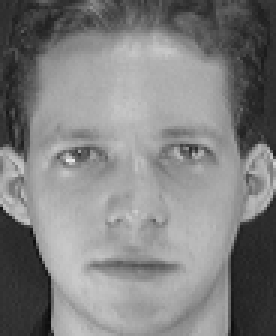
#> input picture hw2_Face.pbm, 92 x 112 px (shown 3 times larger)
$ python 'hw2_2(1).py'
#> lines starting #> are read from the running program, lines starting #| are printed output that depends on the picture
import numpy as np
import matplotlib.pyplot as plt
from sklearn.decomposition import PCA
import cv2

# 1. Load the specific PBM image
# Ensure 'hw2_Face.pbm' is in the same folder as your script
img = cv2.imread('hw2_Face.pbm', cv2.IMREAD_GRAYSCALE)
#> img is the input picture: shape (112, 92); min 11, max 234, mean 128.3

if img is None:
    print("Error: Could not find 'hw2_Face.pbm'. Check the file path.")
else:
    n_components_list = [2, 5, 10]

    # Setup plotting: 1 row for original, plus 3 for the reconstructions
    plt.figure(figsize=(12, 8))

    # Show Original
    plt.subplot(2, 2, 1)
    plt.imshow(img, cmap='gray')
    plt.title("Original Image")
    plt.axis('off')

    # 2. Loop through components and reconstruct
    for i, n in enumerate(n_components_list):
        pca = PCA(n_components=n)

        # PCA identifies the most important "column patterns"
        img_transformed = pca.fit_transform(img)
        img_reconstructed = pca.inverse_transform(img_transformed)

        # Subplot positioning
        plt.subplot(2, 2, i + 2)
        plt.imshow(img_reconstructed, cmap='gray')
        plt.title(f"PCA Reconstruction ({n} PCs)")
        plt.axis('off')

        # Accessing Eigenvalues and Eigenvectors for the assignment
        print(f"Components: {n}")
        print(f"Top Eigenvalue (Variance): {pca.explained_variance_[0]:.2f}")
#> this loop made 3 passes
#> pass 1, `img_reconstructed = pca.inverse_transform(img_transformed)`:
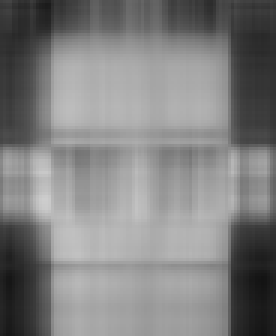
#> img_reconstructed: shape (112, 92) float64 (shown 3 times larger); min 19.23, max 205.6, mean 128.3
#> pass 2, `img_reconstructed = pca.inverse_transform(img_transformed)`:
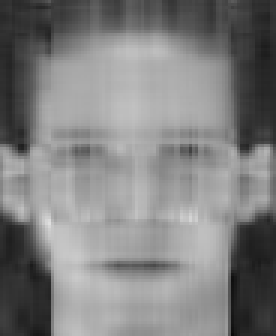
#> img_reconstructed: shape (112, 92) float64 (shown 3 times larger); min 10.98, max 223.4, mean 128.3
#> pass 3, `img_reconstructed = pca.inverse_transform(img_transformed)`:
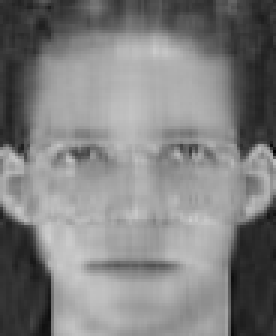
#> img_reconstructed: shape (112, 92) float64 (shown 3 times larger); min 3.52, max 206.1, mean 128.3
        # pca.components_ contains the eigenvectors

    plt.tight_layout()
    plt.show()
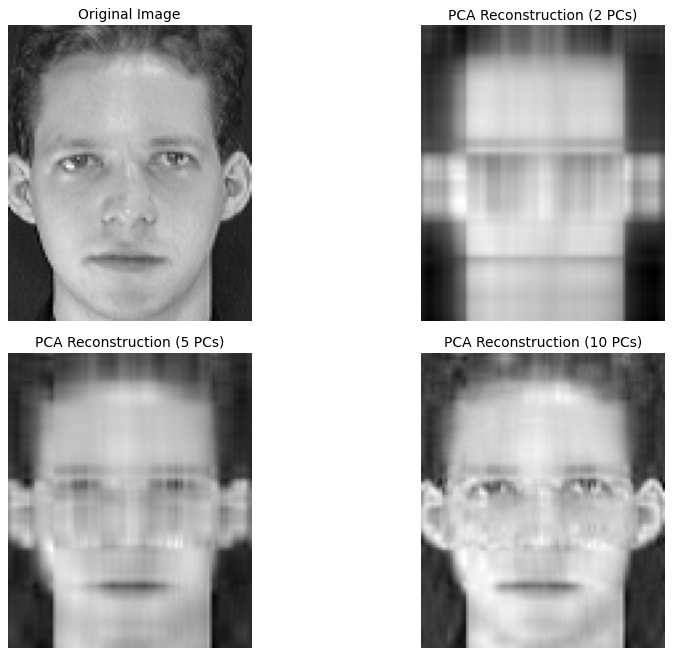
#> figure drawn by matplotlib, 4 panels
